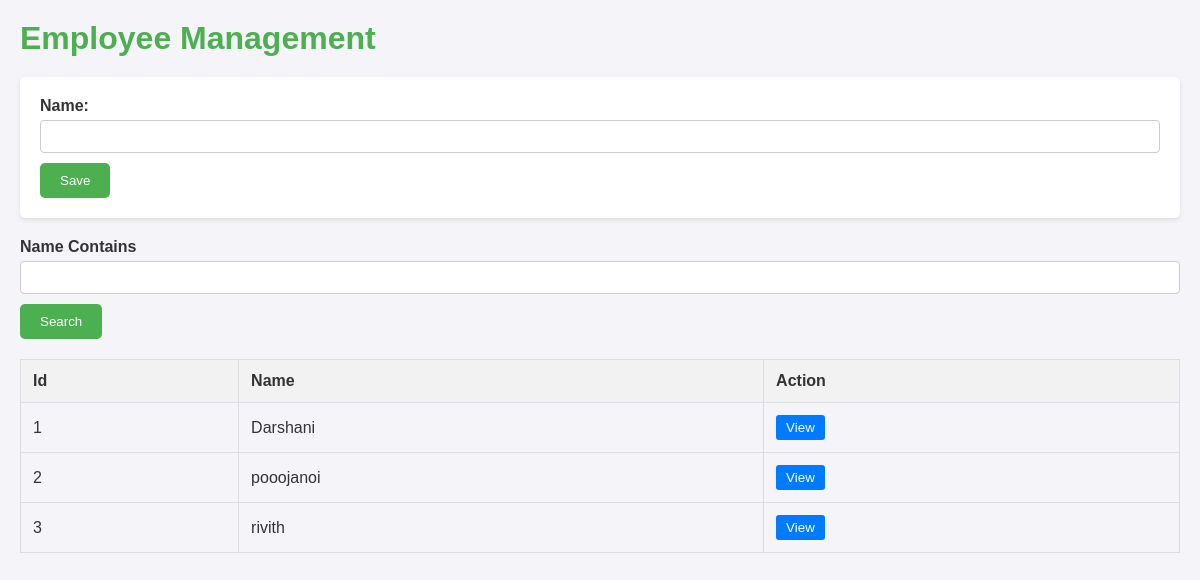
Screenshot of /app/employee/ with the database file from the repository.
### app/models.py (models this page shows)
class Employee (models.Model):
    name = models.CharField(max_length = 20)

### app/views.py (the view)
# urls.py: path('employee/',views.employee_view),
def employee_view(request):
    employees = Employee.objects.all()
    if request.method == 'POST':
     form = EmployeeForm(request.POST)
     if form.is_valid():
            form.save()
    else:
        form = EmployeeForm()
    context ={'form':form, 'employs':employees}
    return render (request,'employee.html',context)

### app/form.py
class EmployeeForm(forms.ModelForm):
    class Meta:
        model = Employee
        fields ='__all__'

### app/templates/employee.html (shortened to what this page needs)
<!DOCTYPE html>
<html>
<head>
</head>
<body>
    <h1>Employee Management</h1>
    <form method="POST">
        {{ form }}
        <input type="submit" value="Save">
    </form>
    <label>Name Contains</label>
    <input type="text">
    <button>Search</button>
    <table>
        <tr>
            <th>Id</th>
            <th>Name</th>
            <th>Action</th>
        </tr>
        {% for employee in employs %}
        <tr>
            <td>{{ employee.id }}</td>
            <td>{{ employee.name }}</td>
            <td><button>View</button></td>
        </tr>
        {% endfor %}
    </table>
</body>
</html>

### app/templates/employee.html (style rules this page uses)
* { margin: 0; padding: 0; box-sizing: border-box; }
body { font-family: Arial, sans-serif; background-color: #f4f4f9; color: #333; padding: 20px; }
h1 { color: #4CAF50; margin-bottom: 20px; }
form { margin-bottom: 20px; background-color: #fff; padding: 20px; border-radius: 5px; box-shadow: 0 2px 4px rgba(0, 0, 0, 0.1); }
form input[type="submit"] { background-color: #4CAF50; color: #fff; border: none; padding: 10px 20px; cursor: pointer; border-radius: 5px; transition: background-color 0.3s ease; }
label { display: block; margin-bottom: 5px; font-weight: bold; }
input[type="text"] { width: 100%; padding: 8px; margin-bottom: 10px; border: 1px solid #ccc; border-radius: 4px; }
button { background-color: #4CAF50; color: #fff; border: none; padding: 10px 20px; cursor: pointer; border-radius: 5px; transition: background-color 0.3s ease; }
table { width: 100%; border-collapse: collapse; margin-top: 20px; }
th, td { padding: 12px; border: 1px solid #ddd; text-align: left; }
th { background-color: #f2f2f2; }
td button { background-color: #007BFF; color: #fff; border: none; padding: 5px 10px; cursor: pointer; border-radius: 3px; transition: background-color 0.3s ease; }

### rows the page displays
Employee: id "1", name "Darshani"
Employee: id "2", name "pooojanoi"
Employee: id "3", name "rivith"
